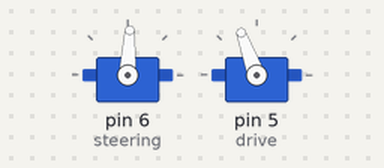
Bench run of a sketch on a simulated Arduino Uno, built with avr-gcc and run on an emulated ATmega328P. Parts: 2 × servo.

Above: at 2.1 s.
At 3.7 s:
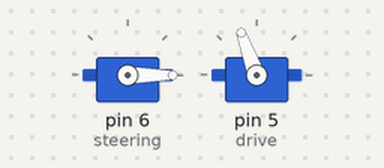
At 8.4 s:
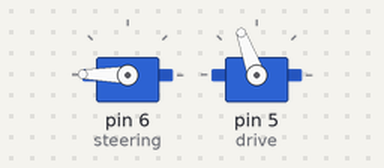
At 16.7 s:
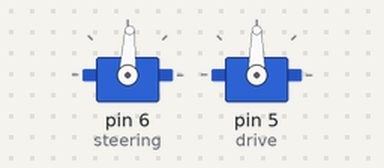
Timing chart, 0 to 18.2 s (numbered marks = the images above):
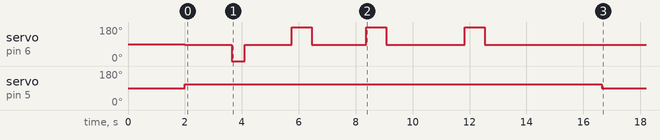

Measured:
- by itself, servo on pin 5 (drive): 90° → 110° at 2.0 s, → 90° 14.7 s later

The sketch:

Dead_Reckoning_01272022.ino
```cpp
#include <Servo.h>
Servo steering, drive;
int steering_middle = 87;
int power = 110;
int power_reverse = 70;
int turn90right = 450;
int turn90left = 700;

/*
STEERING INFORMATION:
  ANGLES:
    0   for RIGHT
    90  for SERVO CENTER
    179 for LEFT
    steering_middle for IRL CENTER
  TIME DELAYS:
    1100 for 90  TURN
    650  for 45  TURN
    2500 for 180 TURN
DRIVE INFORMATION:
  TIME DELAYS:
    300.3 ms added for each foot needed
    Add 10 or so ms to combat friction
*/

// useful and often-used methods below
void turnAngle(int angle, int ms_delay) {
   steering.write(angle);
   drive.write(power);
   delay(ms_delay);
   steering.write(steering_middle);
   drive.write(90);
}

void turnLeft(int ms_delay) {
  steering.write(179);
  drive.write(power);
  delay(ms_delay);
  steering.write(steering_middle);
  drive.write(90);
}

void turnRight(int ms_delay) {
  steering.write(0);
  drive.write(power);
  delay(ms_delay);
  steering.write(steering_middle);
  drive.write(90);
}

void reverseLeft(int ms_delay) {
  steering.write(179);
  drive.write(power_reverse);
  delay(ms_delay);
  steering.write(steering_middle);
  drive.write(90);
}

void reverseRight(int ms_delay) {
  steering.write(0);
  drive.write(power_reverse);
  delay(ms_delay);
  steering.write(steering_middle);
  drive.write(90);
}

void drive_distance(int ms_delay) {
  drive.write(power);
  delay(ms_delay);
  drive.write(90);
}

void reverse_distance(int ms_delay) {
  drive.write(power_reverse);
  delay(ms_delay);
  drive.write(90);
}

int calc_delay(int ft_distance) {
  return ((275 * ft_distance));
}

// setup method, runs once
void setup() {
  Serial.begin(9600);
  // put your setup code here, to run once:
  steering.attach(6);  // attach steering servos
  drive.attach(5);     // attach the drive motor
  steering.write(90);  // center steering servos
  drive.write(90);     // set middle to drive motor
  delay(2000);         // wait

  /*
  // move servos for style points
  steering.write(0);
  delay(750);
  steering.write(179);
  delay(750);
  */
  steering.write(steering_middle);
  // delay(750);

  // Insert your code for dead reckoning below:
  drive_distance(calc_delay(6.6));

  turnRight(turn90right);

  drive_distance(calc_delay(6.5));

  turnLeft(turn90left);

  drive_distance(calc_delay(7));

  turnLeft(turn90left);

  drive_distance(calc_delay(10.5));

  turnLeft(turn90left);

  drive_distance(calc_delay(15));

  /*
   * EXAMPLES:
   *
   * Go forward 5 feet:
   * drive_distance(calc_delay(5));
   *
   * Turn right 90 degrees:
   * turnRight(1100);
   *
   * Go backwards 10 feet:
   * reverse_distance(calc_delay(10));
   *
   * Make a left 180:
   * turnLeft(2500);
   *
   * To see how a pre-made function I made above works, look at the first line of the function and see what values it needs to be given.
   */
}

// loop method, runs repeatedly after setup
void loop() {

}
```
